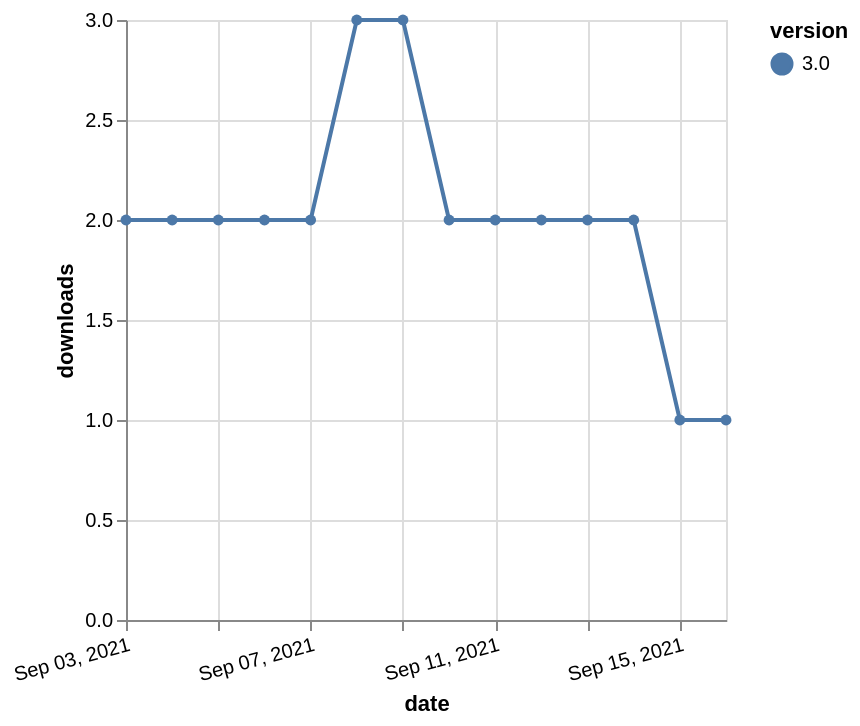

Here is the Vega-Lite specification saved for this chart:
### Vega-Lite specification from a JSON file in a GitHub repository (floating-point values rounded to 4 significant figures)
{"$schema": "https://vega.github.io/schema/vega-lite/v5.json", "description": "A simple bar chart with embedded data.", "data": {"values": [{"date": "2021-09-03", "total": 2195, "delta": 2, "version": "3.0"}, {"date": "2021-09-04", "total": 2197, "delta": 2, "version": "3.0"}, {"date": "2021-09-05", "total": 2199, "delta": 2, "version": "3.0"}, {"date": "2021-09-06", "total": 2201, "delta": 2, "version": "3.0"}, {"date": "2021-09-07", "total": 2203, "delta": 2, "version": "3.0"}, {"date": "2021-09-08", "total": 2206, "delta": 3, "version": "3.0"}, {"date": "2021-09-09", "total": 2209, "delta": 3, "version": "3.0"}, {"date": "2021-09-10", "total": 2211, "delta": 2, "version": "3.0"}, {"date": "2021-09-11", "total": 2213, "delta": 2, "version": "3.0"}, {"date": "2021-09-12", "total": 2215, "delta": 2, "version": "3.0"}, {"date": "2021-09-13", "total": 2217, "delta": 2, "version": "3.0"}, {"date": "2021-09-14", "total": 2219, "delta": 2, "version": "3.0"}, {"date": "2021-09-15", "total": 2220, "delta": 1, "version": "3.0"}, {"date": "2021-09-16", "total": 2221, "delta": 1, "version": "3.0"}]}, "width": "container", "mark": {"type": "line", "point": {"filled": true}}, "encoding": {"x": {"field": "date", "type": "temporal", "timeUnit": "yearmonthdate", "title": "date", "axis": {"labelAngle": -15}}, "y": {"field": "delta", "type": "quantitative", "title": "downloads"}, "color": {"field": "version", "type": "nominal"}, "tooltip": {"field": "delta"}}}
